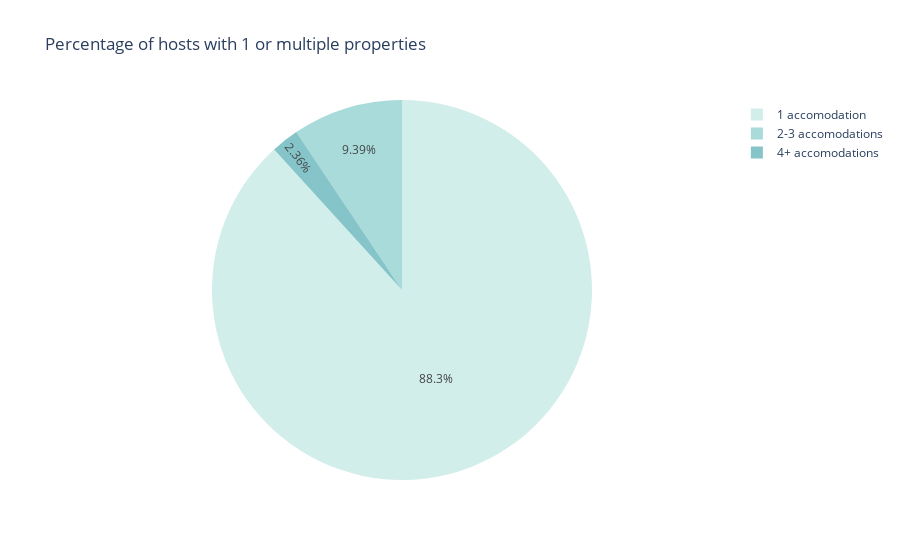

Notebook cell for this chart:
### Code cell
fig = px.pie(hosts_info_df, names = 'labels', values='perc_listings_clean', 
             title='Percentage of hosts with 1 or multiple properties',
            color_discrete_sequence = px.colors.sequential.Teal)
fig.show()

### Figure 1 — Plotly figure (JSON) as saved in the notebook; plotly's stock layout.template omitted (floating-point values rounded to 4 significant figures)
{"data": [{"domain": {"x": [0, 1], "y": [0, 1]}, "hovertemplate": "labels=%{label}<br>perc_listings_clean=%{value}<extra></extra>", "labels": ["1 accomodation", "2-3 accomodations", "4+ accomodations"], "legendgroup": "", "name": "", "showlegend": true, "type": "pie", "values": [88.25, 9.39, 2.36]}], "layout": {"legend": {"tracegroupgap": 0}, "piecolorway": ["rgb(209, 238, 234)", "rgb(168, 219, 217)", "rgb(133, 196, 201)", "rgb(104, 171, 184)", "rgb(79, 144, 166)", "rgb(59, 115, 143)", "rgb(42, 86, 116)"], "title": {"text": "Percentage of hosts with 1 or multiple properties"}}}
